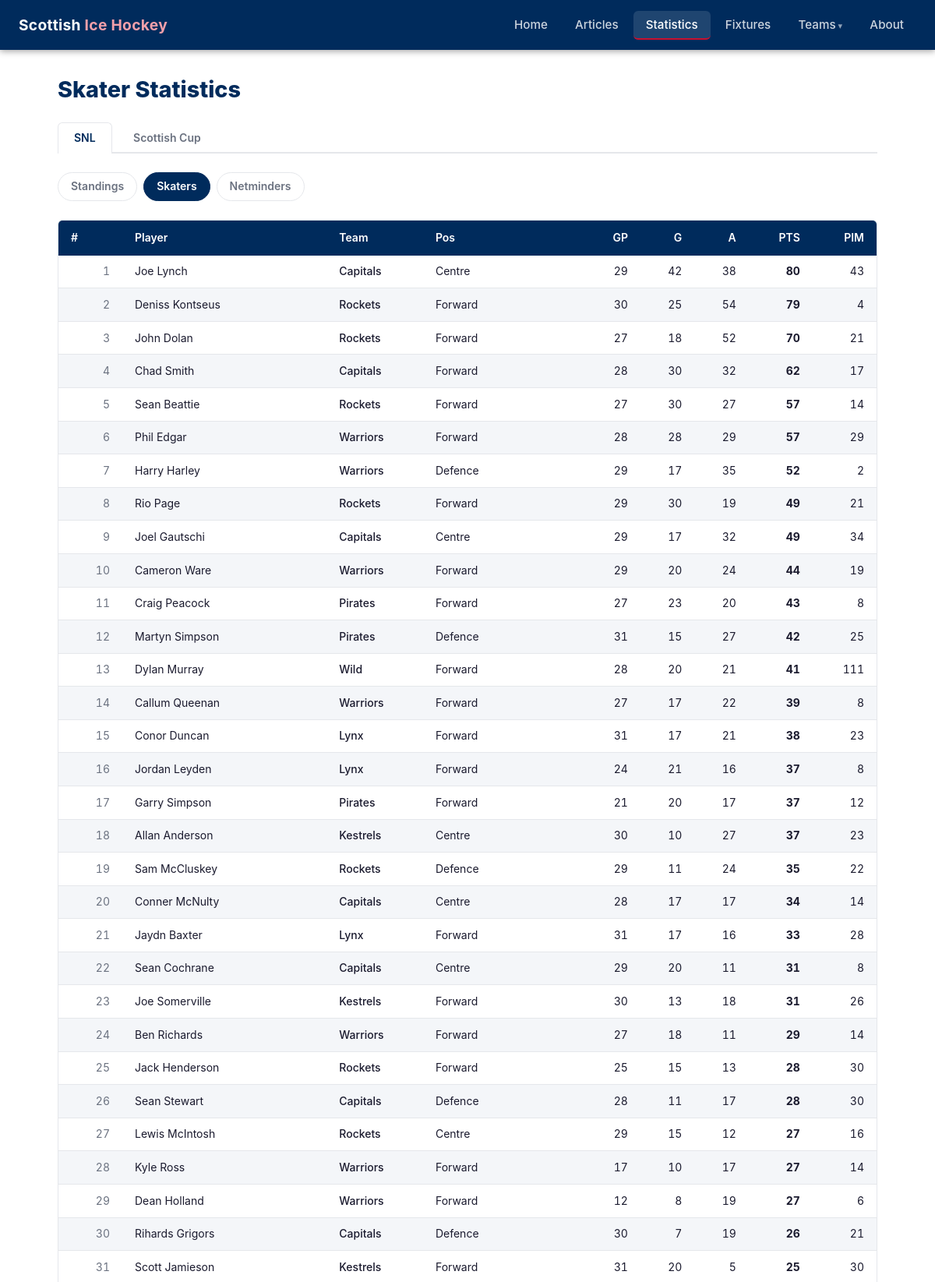
Page /statistics/skaters/ (upper part) on the committed database.
### tables this page shows
CREATE TABLE "season_skater_stats" (
                id             INTEGER PRIMARY KEY,
                season         TEXT    NOT NULL DEFAULT '2025-26',
                competition_id INTEGER NOT NULL REFERENCES competitions(id),
                player_id      INTEGER NOT NULL REFERENCES players(id),
                team_id        INTEGER NOT NULL REFERENCES teams(id),
                position       TEXT,
                gp             INTEGER,
                goals          INTEGER,
                assists        INTEGER,
                total_points   INTEGER,
                pim            INTEGER,
                scraped_at     TEXT    NOT NULL,
                UNIQUE (season, competition_id, player_id)
            );

CREATE TABLE players (
            id   INTEGER PRIMARY KEY,
            slug TEXT    NOT NULL UNIQUE,
            name TEXT    NOT NULL
        );

CREATE TABLE teams (
            id   INTEGER PRIMARY KEY,
            slug TEXT    NOT NULL UNIQUE,
            name TEXT    NOT NULL
        );

### web/app.py (the view)
@app.route("/statistics/skaters/")
def stats_skaters():
    season = request.args.get("season", CURRENT_SEASON)
    if season not in SEASONS:
        season = CURRENT_SEASON
    comp = request.args.get("comp", "SNL")
    if comp not in COMPETITIONS:
        comp = "SNL"
    skaters = db_queries.get_skater_stats(comp, season=season)
    return render_template(
        "stats_skaters.html",
        comp=comp,
        competitions=COMPETITIONS,
        season=season,
        seasons=SEASONS,
        skaters=skaters,
    )

### web/app.py (called while the page is built)
@app.template_filter("short_name")
def short_name_filter(db_name):
    return TEAM_DISPLAY.get(db_name, {}).get("short", db_name)

@app.template_filter("team_slug")
def team_slug_filter(db_name):
    return TEAM_DISPLAY.get(db_name, {}).get("slug", db_name.lower().replace(" ", "-"))

@app.context_processor
def inject_globals():
    return {
        "current_year": date.today().year,
        "team_display": TEAM_DISPLAY,
    }

### web/db_queries.py (called while the page is built)
def get_connection():
    conn = sqlite3.connect(DB_PATH)
    conn.row_factory = sqlite3.Row
    conn.execute("PRAGMA journal_mode=WAL")
    conn.execute("PRAGMA foreign_keys=ON")
    return conn

def get_skater_stats(comp_name="SNL", season=CURRENT_SEASON):
    conn = get_connection()
    try:
        rows = conn.execute(
            """
            SELECT p.name AS player_name, t.name AS team_name,
                   s.position, s.gp, s.goals, s.assists, s.total_points, s.pim
            FROM season_skater_stats s
            JOIN players p ON p.id = s.player_id
            JOIN teams t ON t.id = s.team_id
            JOIN competitions c ON c.id = s.competition_id
            WHERE c.name = ? AND s.season = ?
            ORDER BY s.total_points DESC, s.goals DESC, s.assists DESC
            """,
            (comp_name, season),
        ).fetchall()
        return [dict(r) for r in rows]
    finally:
        conn.close()

### web/templates/stats_skaters.html (shortened to what this page needs)
{% extends "base.html" %}
{% block content %}
<h1 class="page-title">Skater Statistics</h1>
<div class="comp-tabs">
  {% for c in competitions %}
    <a href="{{ url_for('stats_skaters', comp=c) }}"
       class="comp-tab {{ 'active' if c == comp else '' }}">{{ c }}</a>
  {% endfor %}
</div>
<div class="stats-nav">
  <a href="{{ url_for('statistics', comp=comp) }}" class="stats-nav-link">Standings</a>
  <a href="{{ url_for('stats_skaters', comp=comp) }}" class="stats-nav-link active">Skaters</a>
  <a href="{{ url_for('stats_netminders', comp=comp) }}" class="stats-nav-link">Netminders</a>
</div>
{% if skaters %}
  <div class="table-wrapper">
    <table>
      <thead>
        <tr>
          <th>#</th>
          <th>Player</th>
          <th>Team</th>
          <th>Pos</th>
          <th class="num">GP</th>
          <th class="num">G</th>
          <th class="num">A</th>
          <th class="num">PTS</th>
          <th class="num">PIM</th>
        </tr>
      </thead>
      <tbody>
        {% for s in skaters %}
          <tr>
            <td class="num text-muted">{{ loop.index }}</td>
            <td>{{ s.player_name }}</td>
            <td><a href="{{ url_for('team_detail', slug=s.team_name|team_slug) }}" class="team-name-link">{{ s.team_name | short_name }}</a></td>
            <td>{{ s.position or '–' }}</td>
            <td class="num">{{ s.gp }}</td>
            <td class="num">{{ s.goals }}</td>
            <td class="num">{{ s.assists }}</td>
            <td class="num"><strong>{{ s.total_points }}</strong></td>
            <td class="num">{{ s.pim }}</td>
          </tr>
        {% endfor %}
      </tbody>
    </table>
  </div>
{% else %}
  <p class="no-data">No skater stats available for {{ comp }}.</p>
{% endif %}
{% endblock %}

### web/static/css/style.css (style rules this page uses)
:root { --primary: #002B5C; --accent: #C8102E; --bg: #ffffff; --bg-subtle: #f4f6f9; --text: #1a1a2e; --text-muted: #6b7280; --border: #e5e7eb; --nav-height: 64px; --radius: 6px; }
*, *::before, *::after { box-sizing: border-box; margin: 0; padding: 0; }
body { font-family: -apple-system, BlinkMacSystemFont, 'Segoe UI', Roboto, sans-serif; color: var(--text); background: var(--bg); line-height: 1.6; min-height: 100vh; display: flex; flex-direction: column; }
a { color: var(--primary); }
h1, h2, h3 { line-height: 1.3; }
.page-title { font-size: 1.8rem; font-weight: 800; color: var(--primary); margin-bottom: 1.5rem; }
.text-muted { color: var(--text-muted); font-size: 0.875rem; }
.table-wrapper { overflow-x: auto; border-radius: var(--radius); border: 1px solid var(--border); margin-bottom: 0.5rem; }
table { width: 100%; border-collapse: collapse; font-size: 0.875rem; }
thead th { background: var(--primary); color: #fff; padding: 0.7rem 1rem; text-align: left; font-weight: 600; white-space: nowrap; }
thead th.num { text-align: right; }
tbody tr:nth-child(even) { background: var(--bg-subtle); }
tbody td { padding: 0.6rem 1rem; border-bottom: 1px solid var(--border); white-space: nowrap; }
tbody td.num { text-align: right; font-variant-numeric: tabular-nums; }
.comp-tabs { display: flex; gap: 0.4rem; border-bottom: 2px solid var(--border); margin-bottom: 1.5rem; }
.comp-tab { padding: 0.5rem 1.25rem; border-radius: var(--radius) var(--radius) 0 0; text-decoration: none; font-weight: 600; font-size: 0.875rem; color: var(--text-muted); border: 1px solid transparent; border-bottom: none; margin-bottom: -2px; transition: color 0.15s; }
.comp-tab.active { background: var(--bg); color: var(--primary); border-color: var(--border); border-bottom-color: var(--bg); }
.stats-nav { display: flex; gap: 0.5rem; margin-bottom: 1.5rem; }
.stats-nav-link { padding: 0.4rem 1rem; border-radius: 20px; text-decoration: none; font-size: 0.875rem; font-weight: 600; color: var(--text-muted); border: 1px solid var(--border); transition: all 0.15s; }
.stats-nav-link.active { background: var(--primary); color: #fff; border-color: var(--primary); }
.team-name-link { display: inline-flex; align-items: center; text-decoration: none; color: var(--text); font-weight: 500; }

### rows in the picture
season_skater_stats: player_name "Joe Lynch", team_name|short_name "Capitals", position "Centre", gp "29", goals "42", assists "38", total_points "80", pim "43"
season_skater_stats: player_name "Deniss Kontseus", team_name|short_name "Rockets", position "Forward", gp "30", goals "25", assists "54", total_points "79", pim "4"
season_skater_stats: player_name "John Dolan", team_name|short_name "Rockets", position "Forward", gp "27", goals "18", assists "52", total_points "70", pim "21"
season_skater_stats: player_name "Chad Smith", team_name|short_name "Capitals", position "Forward", gp "28", goals "30", assists "32", total_points "62", pim "17"
season_skater_stats: player_name "Sean Beattie", team_name|short_name "Rockets", position "Forward", gp "27", goals "30", assists "27", total_points "57", pim "14"
season_skater_stats: player_name "Phil Edgar", team_name|short_name "Warriors", position "Forward", gp "28", goals "28", assists "29", total_points "57", pim "29"
season_skater_stats: player_name "Harry Harley", team_name|short_name "Warriors", position "Defence", gp "29", goals "17", assists "35", total_points "52", pim "2"
season_skater_stats: player_name "Rio Page", team_name|short_name "Rockets", position "Forward", gp "29", goals "30", assists "19", total_points "49", pim "21"
season_skater_stats: player_name "Joel Gautschi", team_name|short_name "Capitals", position "Centre", gp "29", goals "17", assists "32", total_points "49", pim "34"
season_skater_stats: player_name "Cameron Ware", team_name|short_name "Warriors", position "Forward", gp "29", goals "20", assists "24", total_points "44", pim "19"
season_skater_stats: player_name "Craig Peacock", team_name|short_name "Pirates", position "Forward", gp "27", goals "23", assists "20", total_points "43", pim "8"
season_skater_stats: player_name "Martyn Simpson", team_name|short_name "Pirates", position "Defence", gp "31", goals "15", assists "27", total_points "42", pim "25"
season_skater_stats: player_name "Dylan Murray", team_name|short_name "Wild", position "Forward", gp "28", goals "20", assists "21", total_points "41", pim "111"
season_skater_stats: player_name "Callum Queenan", team_name|short_name "Warriors", position "Forward", gp "27", goals "17", assists "22", total_points "39", pim "8"
season_skater_stats: player_name "Conor Duncan", team_name|short_name "Lynx", position "Forward", gp "31", goals "17", assists "21", total_points "38", pim "23"
season_skater_stats: player_name "Jordan Leyden", team_name|short_name "Lynx", position "Forward", gp "24", goals "21", assists "16", total_points "37", pim "8"
season_skater_stats: player_name "Garry Simpson", team_name|short_name "Pirates", position "Forward", gp "21", goals "20", assists "17", total_points "37", pim "12"
season_skater_stats: player_name "Allan Anderson", team_name|short_name "Kestrels", position "Centre", gp "30", goals "10", assists "27", total_points "37", pim "23"
season_skater_stats: player_name "Sam McCluskey", team_name|short_name "Rockets", position "Defence", gp "29", goals "11", assists "24", total_points "35", pim "22"
season_skater_stats: player_name "Conner McNulty", team_name|short_name "Capitals", position "Centre", gp "28", goals "17", assists "17", total_points "34", pim "14"
season_skater_stats: player_name "Jaydn Baxter", team_name|short_name "Lynx", position "Forward", gp "31", goals "17", assists "16", total_points "33", pim "28"
season_skater_stats: player_name "Sean Cochrane", team_name|short_name "Capitals", position "Centre", gp "29", goals "20", assists "11", total_points "31", pim "8"
season_skater_stats: player_name "Joe Somerville", team_name|short_name "Kestrels", position "Forward", gp "30", goals "13", assists "18", total_points "31", pim "26"
season_skater_stats: player_name "Ben Richards", team_name|short_name "Warriors", position "Forward", gp "27", goals "18", assists "11", total_points "29", pim "14"
season_skater_stats: player_name "Jack Henderson", team_name|short_name "Rockets", position "Forward", gp "25", goals "15", assists "13", total_points "28", pim "30"
season_skater_stats: player_name "Sean Stewart", team_name|short_name "Capitals", position "Defence", gp "28", goals "11", assists "17", total_points "28", pim "30"
season_skater_stats: player_name "Lewis McIntosh", team_name|short_name "Rockets", position "Centre", gp "29", goals "15", assists "12", total_points "27", pim "16"
season_skater_stats: player_name "Kyle Ross", team_name|short_name "Warriors", position "Forward", gp "17", goals "10", assists "17", total_points "27", pim "14"
season_skater_stats: player_name "Dean Holland", team_name|short_name "Warriors", position "Forward", gp "12", goals "8", assists "19", total_points "27", pim "6"
season_skater_stats: player_name "Rihards Grigors", team_name|short_name "Capitals", position "Defence", gp "30", goals "7", assists "19", total_points "26", pim "21"
season_skater_stats: player_name "Scott Jamieson", team_name|short_name "Kestrels", position "Forward", gp "31", goals "20", assists "5", total_points "25", pim "30"

### other values in the picture
{{ c }} "SNL" "Scottish Cup"
